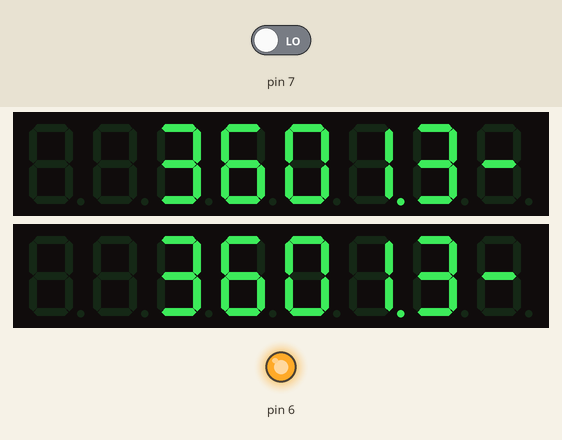
The sketch below on a simulated Arduino Uno, built with avr-gcc and run on an emulated ATmega328P. Shown: 2 × 8-digit seven-segment display, output pins drawn as LEDs (lit = HIGH). Inputs (shaded band) come from the test bench; at power-on: pin 7 LOW.

Above: at 5.4 s.
5.5 s: pin 7 driven HIGH
At 6.28 s:
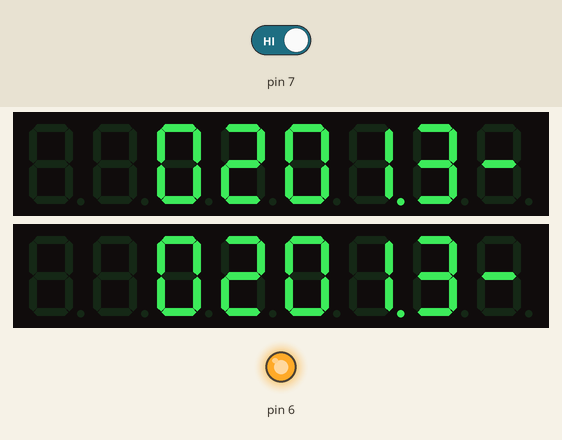
7.9 s: pin 7 driven LOW
At 8.06 s:
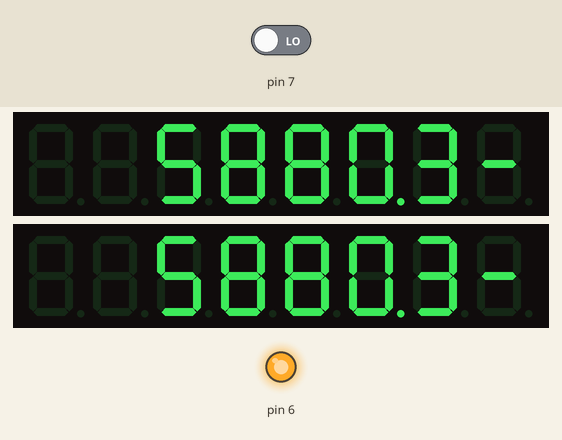
9.4 s: pin 7 driven HIGH
At 10.77 s:
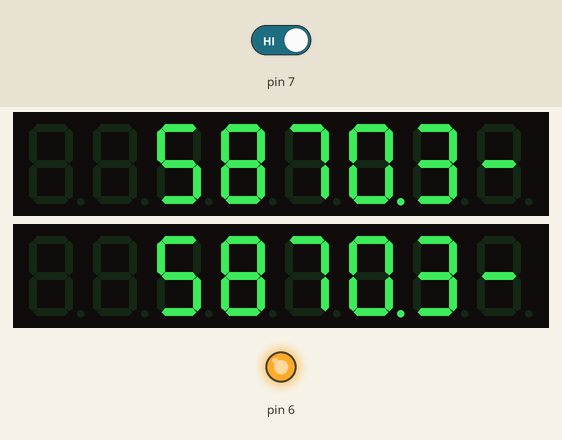
Timing chart, 0 to 12.4 s (numbered marks = the images above; inputs shaded):
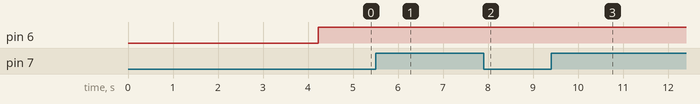

The sketch:

TEST_Display_Daisy_copy.ino
```cpp
#include <max7219.h>

// CLK -> D10
// CS -> D11
// DIN -> D12

MAX7219 disp1(8,9,10);
MAX7219 disp2(11,12,13);
String dash = "-";
int i = 100000;
int time = millis();

bool checkConnection() {
  digitalWrite(6, HIGH);      // Set output HIGH
  delay(10);                       // Small delay to allow voltage to settle
  int state = digitalRead(7);  // Read input pin
  return state == HIGH;
}

void display(String text, int dec) {
  while (text.length() < 6){
    text = " " + text;
  }
  disp1.DisplayChar(0, text[0], 0);
  disp1.DisplayChar(1, text[1], 0);
  disp1.DisplayChar(2, text[2], dec);
  disp1.DisplayChar(3, text[3], 0);
  disp1.DisplayChar(4, text[4], 0);
  disp1.DisplayChar(5, text[5], 0);

  disp2.DisplayChar(0, text[0], 0);
  disp2.DisplayChar(1, text[1], 0);
  disp2.DisplayChar(2, text[2], dec);
  disp2.DisplayChar(3, text[3], 0);
  disp2.DisplayChar(4, text[4], 0);
  disp2.DisplayChar(5, text[5], 0);

}

void start() {
  for (int i = 0; i < 6; i++) {
    for (int i = 0; i < 6; i++) {
      display(dash, 0);
      delay(40);
      dash += " ";
    }
    for (int i = 6; i > 0; i--) {
      dash = dash.substring(0, i);
      display(dash, 0);
      delay(40);
    }
  }
  disp1.Clear();
  delay(100);
}

void setup() {
  Serial.begin(9600);
  disp1.Begin();
  disp1.Clear();
  disp2.Begin();
  disp2.Clear();
  delay(1000);
  start();
  pinMode(7, INPUT);
  pinMode(6, OUTPUT);
}

void loop() {
  if (!checkConnection() && (time - millis()) > 100) {
    delay(100);
    disp2.Begin();
    disp2.Clear();
    time = millis();
  }
  display(String(i), 1);
  if (i == 999999){
    i = 100000;
  }
  i++;

}
```
